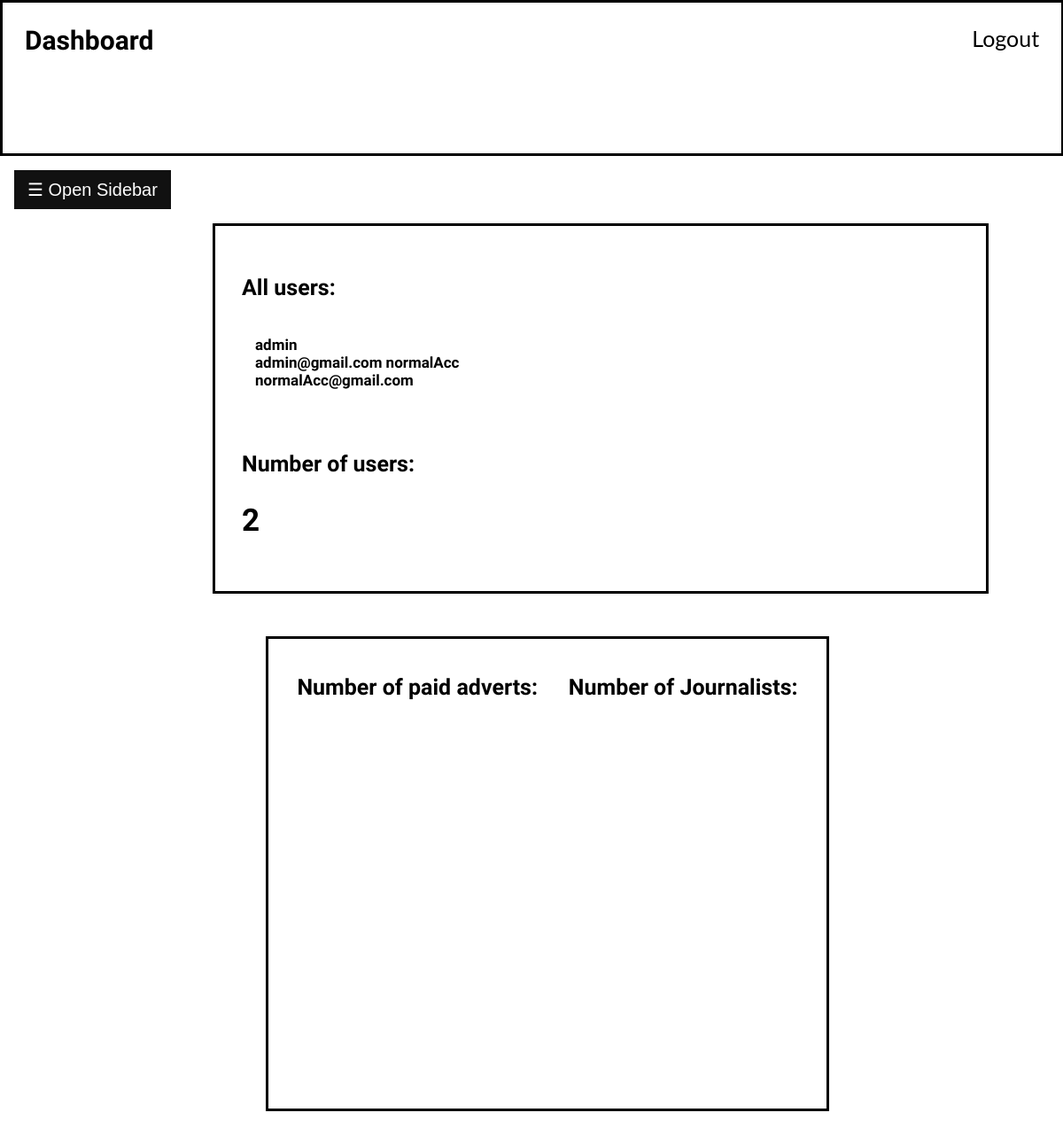
/HTMLfiles/AdminDashboard.php, run on the app's committed database.
### tables this page shows
CREATE TABLE `userclass` (
  `userId` int(11) NOT NULL,
  `username` varchar(200) NOT NULL,
  `password` varchar(200) NOT NULL,
  `email` varchar(200) NOT NULL,
  `role` int(11) NOT NULL
);

### backend/Mapper/dbh.class.php (called while the page is built, shortened)
<?php
class Dbh
{
    private $connection;
    private $host = "localhost";
    private $username = "root";
    private $dbName = "newspage";
    private $password = "";
    private function createConnection()
    {
        $this->connection = new PDO("mysql:host=$this->host;dbname=$this->dbName", $this->username, $this->password);
        $this->connection->setAttribute(PDO::ATTR_ERRMODE, PDO::ERRMODE_EXCEPTION);
    }
    protected function getConnection()
    {
        return $this->connection;
    }
}

### backend/Mapper/userMapper.php (called while the page is built, shortened)
<?php
include_once 'dbh.class.php';
class UserMapper extends Dbh
{
    private $conn;
    public function __construct()
    {
        $this->conn=$this->getConnection();
    }
    public function getNrUsers(){
        $query="SELECT count(*) as nrUsers from userclass";
        $stmt=$this->conn->prepare($query);
        $stmt->execute();
        return $result=$stmt->fetchAll();
    }
    public function getAllUsers()
    {
        $query="SELECT * from userclass";
        $stmt=$this->conn->prepare($query);
        $stmt->execute();
        $result=$stmt->fetchAll();
        return $result;
    }
}

### HTMLfiles/AdminDashboard.php (the view, shortened to what this page needs)
<?php
    include_once '../backend/Mapper/userMapper.php';
        $mapper=new UserMapper();
        $userList=$mapper->getAllUsers();
        $nrUsers=$mapper->getNrUsers();
?>
<!DOCTYPE html>
<html>
    <head>
    <link rel="stylesheet" href="../style/sidebar.css">
    <link rel="stylesheet" href="../style/journalistStyle.css">
    </head>
    <body>
    <div class="header">
        <div>
            <b>
                Dashboard
            </b>
        </div>
    <div>
        <a href="../backend/logout.php">
            Logout
        </a>
    </div>
    </div>
    <?php
        include('../re-Usable/adminNav.php');
    ?>
    <div class='infoBox'>
        <div>
            <h3>
                All users:
            </h3>
                <div>
                    <?php
                        $users=$mapper->getAllUsers();
                        foreach($users as $user){
                    ?>
                    <b>
                        <?php echo $user['username']?>
                    </b>
                        <br/>
                    <b>
                        <?php echo $user['email']?>
                    </b>
                    <?php
                    }
                    ?>
                </div>
        </div>
        <div>
            <h3>
                Number of users:
            </h3>
            <?php
                $nrUsers=$mapper->getNrUsers();
                foreach($nrUsers as $nr){
            ?>
            <h2>
                <?php echo $nr['nrUsers']?>
            </h2>
            <?php
                }
            ?>
        </div>
    </div>
    <div class='parentNav'>
        <div>
            <h3>
                Number of paid adverts:
            </h3>
        </div>
        <div>
            <h3>
                Number of Journalists:
            </h3>
        </div>
    </div>
    </body>
</html>

### style/sidebar.css (style rules this page uses)
body { font-family: "Lato", sans-serif; }

### style/journalistStyle.css (style rules this page uses)
body { margin:0; }
.header { width: 99.6%; height: 170px; border: 3px solid black; display: flex; flex-direction: row; justify-content: space-between; }
.header div { padding: 25px; }
.header a { text-decoration: none; color:black; font-size: 25px; }
.header b { font-size: 30px; font-family: 'Atkinson Hyperlegible', sans-serif; }
.parentNav { border:3px solid black; width: 50%; margin-left: 25%; margin-right: 25%; height: 500px; display: flex; justify-content: space-around; padding: 15px; margin-bottom: 4%; }
.parentNav h3 { font-size: 25px; font-family: 'Atkinson Hyperlegible', sans-serif; }
.infoBox { border:3px solid black; width: 70%; margin-left: 20%; margin-right: 10%; height: auto; display: flex; flex-direction: column; justify-content: space-around; padding: 15px; margin-bottom: 4%; }
.infoBox h3 { font-size: 25px; font-family: 'Atkinson Hyperlegible', sans-serif; }
.infoBox h2 { font-size: 35px; font-family: 'Atkinson Hyperlegible', sans-serif; }
.infoBox b { font-size: 17px; font-family: 'Atkinson Hyperlegible', sans-serif; }
.infoBox div { padding: 15px; }

### data on the page
userclass: username "admin", email "admin@gmail.com"
userclass: username "normalAcc", email "normalAcc@gmail.com"

### other printed values
$nr['nrUsers'] "2"
